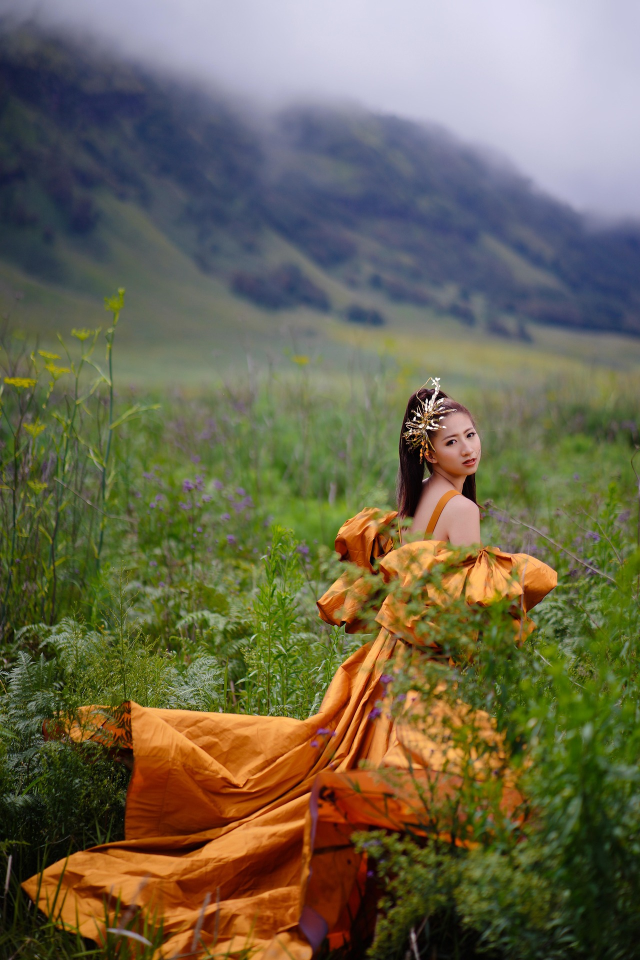
#> input picture data/input/nature-7398357_1920.jpg, 1280 x 1920 px, found by its file name (shown at 1/2 size)
$ python main.py
#> lines starting #> are read from the running program, lines starting #| are printed output that depends on the picture
### src/core/imageloader.py
from PIL import Image
import numpy as np
import matplotlib.pyplot as plt

def load_image(path):
#> called with path = 'data/input/nature-7398357_1920.jpg'
    try:
        img = Image.open(path)
#> img is the input picture: PIL image 1280x1920 RGB; mean R, G, B 109.5, 103.2, 78.8
        img = img.convert('RGB')
        img = np.array(img)

        # [4 lines of commented-out code are left out]

    except FileNotFoundError:
        print("File not found")
        return None

    except Exception as e:
        print("An error occured: ", e)
        return None

    return img


# [12 lines that do not run on import are left out]

### src/gui/toASCII.py
from PIL import Image

def rgb_to_ascii(matrix, width = 100):
    '''Converts a greyscale matrix to ASCII art.'''
#> called with width = 100
    image = Image.fromarray(matrix)
    ratio = image.width / image.height
#> ratio = 0.667
    height = int(width * ratio)
#> height = 66
    image = image.resize((width, height))
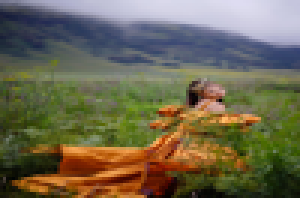
#> image: PIL image 100x66 RGB (shown 3 times larger); mean R, G, B 109.5, 103.2, 78.8

    ascii_chars = 'Ñ@#W$9876543210?!abc;:+=-,._ '
    ascii_art = []

    for y in range(height):
        row = []
        for x in range(width):
            r,g,b = image.getpixel((x,y))
            brightness = r * 0.299 + g * 0.587 + b * 0.114

            char = ascii_chars[min(int(brightness // 30), len(ascii_chars) - 1)]

            color_code = f"\033[38;2;{r};{g};{b}m"
            row.append(f"{color_code}{char}")

        ascii_art.append(''.join(row))
#> after the loop, ascii_art = 66 items
    ascii_art.append("\033[0m")
    return "\n".join(ascii_art)


### src/main.py
from core.imageloader import load_image
from core.svd import *
import matplotlib.pyplot as plt
from gui.toASCII import rgb_to_ascii

# Load the image
matrix = load_image("data/input/nature-7398357_1920.jpg")

if matrix is not None:
    print(rgb_to_ascii(matrix,100))
#> (printed output is left out)
